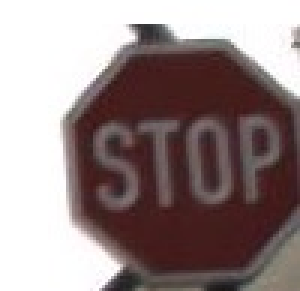
#> input picture simulation/pics/stop95.jpg, 100 x 97 px (shown 3 times larger)
$ python -i acm.py   (imports and definitions only)   (older library calls are emulated)
#> lines starting #> are read from the running program, lines starting #| are printed output that depends on the picture; after the words box and inside, x2 and y2 are one past the last pixel; in counts of white or black regions, pixels touching at a corner belong together
# For finding all files in a directory
from scipy import ndimage
from scipy import misc
import numpy as np
import math
from numpy import linalg
from gtsrb import *

# Euclidean distance between the color of a pixel and a specified color
def distance(pixel, color):
    return np.linalg.norm(pixel-color)

# Find pixels with color in a specified color range
def get_colored_region(image,colors,radii):
    X, Y, z = image.shape
    new_img = np.zeros((X,Y))
    for x in xrange(X):
        for y in xrange(Y):
            for i in xrange(len(colors)):
                if distance(image[x,y],colors[i]) < radii[i]:
                    new_img[x,y] = 1
    return new_img.astype(np.int)

# Find center of object
def get_center_of_mass(image):
    x, y = image.shape
    m = image.astype(np.float)
    m = m / max(np.sum(m),1)
    dx, dy = np.sum(m,1), np.sum(m,0)
    cx, cy = np.sum(dx * np.arange(x)), np.sum(dy * np.arange(y))
    return int(math.ceil(cx)), int(math.ceil(cy))

# Find size of object
def get_size(image):
    x, y = image.shape
    m = image.astype(np.int)
    sx = np.sum(m,1)
    sy = np.sum(m,0)
    w, h = max(sx), max(sy)
    size = int(math.ceil((w+h)/2))
    return size

def dilate(img, structure):
    x, y = structure.shape
    x, y = int((x-1)/2), int((y-1)/2)
    X, Y = img.shape
    R, C = X+(2*x), Y+(2*y)
    new_img = np.zeros((R, C))
    new_img[x:R-x, y:C-y] = img.astype(np.int)
    temp = new_img.copy()
    for c in xrange(y, C-y):
        for r in xrange(x, R-x):
            if img[r-x][c-y] == 1:
                new_img[(r-x):(r+x+1), (c-y):(c+y+1)] = new_img[(r-x):(r+x+1),(c-y):(c+y+1)]+structure
#                new_img[(r-x):(r+x+1), (c-y):(c+y+1)] += structure
    new_img = new_img[x:(R-x), y:(C-y)]
    return new_img.astype(np.bool_)

def dilation(image, structure, iterations=1):
    if iterations == 1:
        return dilate(image.astype(np.bool_),structure)
    else:
        result = dilate(image.astype(np.bool_),structure)
        for it in xrange(iterations-1):
            result = dilate(result, structure)
        return result

# Get coordinates of object
def get_coords(seg_img):
    struct = np.ones((3,3))
    #img = ndimage.binary_dilation(seg_img, struct, 3)
    img = dilation(seg_img, struct, 3).astype(np.int)
    img = ndimage.binary_fill_holes(img)
    structure1 = np.ones((5,5))
    res=ndimage.binary_hit_or_miss(img,structure1=structure1,origin1=0).astype(np.int)
    center = get_center_of_mass(res)
    dim = get_size(res)
    return [center[0]-dim,center[0]+dim,center[1]-dim,center[1]+dim]

def crop(image, coords):
    return image[coords[0]:coords[1],coords[2]:coords[3]]

def preprocessing(image, colors, radii, scale):
    x,y,z = image.shape
    img = misc.imresize(image, (int(x/scale), int(y/scale)))
    img = get_colored_region(img,colors,radii)
    cv2.imshow('thresh', img)
    if np.sum(img) > 30: # random
        coords = get_coords(img)
        try:
            coords = np.multiply(coords, scale)
            res = crop(image, coords)
            return misc.imresize(res, (32,32))
        except ValueError:
            return np.zeros((2,2))
    else: return np.zeros((2,2))

in_path = "pics/in/"
out_path = "pics/out/"

red = np.array([123,34,30])
#blue = np.array([25,50,110])
blue = np.array([21,42,95])
radii = [30, 45]
colors = [red, blue]


##### Ane's color magic ends here #####


import cv2
import timeit
import ctypes


# Load bridge to C++
# bridge = ctypes.cdll.LoadLibrary('./misc/test_queue.so')

# Initialize video capture with camera at index
# [1 line not run here, left out]

# Counters for timers and filenames
frame_count = 0

# How will the window be handled?
frame_send = False
frame_save = False
frame_draw = False

# Resolution, fps, crop.
w = 432
h = 240
fps = 5
ch = int(h * 0.75)
cw = int(w * 0.5)

# Save initial image from framing and reference
# [21 lines not run here, left out]

time_per_frame = timeit.default_timer()

# Normally the loop would just be while(True), but it's easier to time a set amount.
frame_cap = 500

if frame_save:
    frame_cap = 1

def rotateImage(image, angle):
    center = tuple(np.array(image.shape)[:2]/2) # 2d !
    rot_mat = cv2.getRotationMatrix2D(center,angle,1.0)
    result = cv2.warpAffine(image, rot_mat, image.shape[:2],flags=cv2.INTER_LINEAR)

    return result


# [56 lines not run here, left out]
time_per_frame = (timeit.default_timer() - time_per_frame)


'''

# If we want to send the window as an array to our given C++ function.
if frame_send:
    frame_reshaped = window.reshape(-1)
    frame_output = (ctypes.c_int * len(frame_reshaped))(*frame_reshaped) # This line is EXTREMELY slow
    bridge.iterate_input(frame_output)

# If generating .jpg testdata, save every window as a file.
# Surprisingly gentle on performance.
if frame_save:
    cv2.imwrite('./img/test/f{}_p{}_w{}.jpg'.format(frame_count, pyr_count, win_count), window)

# Sometimes it can be helpful to see the windows visualized.
# Not a performance hit, but wildly distracting and glitchy
if frame_draw:
    cv2.rectangle(resized_frame, (x, y), (x + winW, y + winH), (0, 255, 0), 2)
    cv2.imshow("Preview", resized_frame)
    cv2.waitKey(1)

'''

# When everything done, release the capture
# [14 lines not run here, left out]

>>> import cv2
>>> picture = cv2.imread('pics/stop95.jpg', cv2.IMREAD_GRAYSCALE)
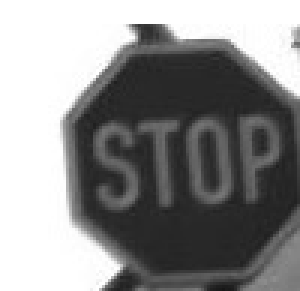
#> picture: shape (97, 100) (shown 3 times larger); min 22, max 255, mean 140.4
>>> result = get_coords(picture)
#> in dilate, `new_img[x:R-x, y:C-y] = img.astype(np.int)`:
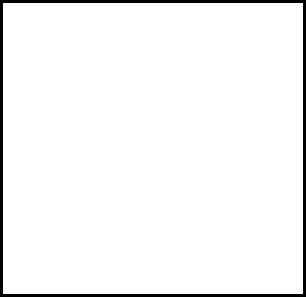
#> new_img: shape (99, 102) float64 (shown 3 times larger); values 0 (black) and 1 (white), 96.1% white; black in thin lines or dots
#> after the loop in dilate, `for c in xrange(y, C-y):`:
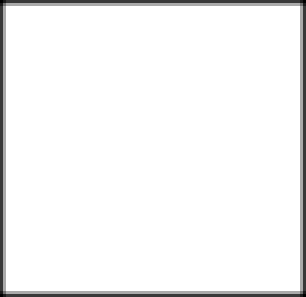
#> new_img: shape (99, 102) float64 (shown 3 times larger); min 1, max 10, mean 9.61; drawn with min black and max white
#> in dilate, `new_img = new_img[x:(R-x), y:(C-y)]`:
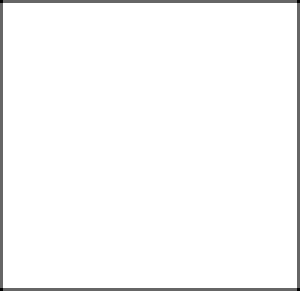
#> new_img: shape (97, 100) float64 (shown 3 times larger); min 5, max 10, mean 9.88; drawn with min black and max white
#> in dilate, `return new_img.astype(np.bool_)`: returned value: shape (97, 100) bool; every value is 1
#> in get_coords, `img = dilation(seg_img, struct, 3).astype(np.int)`: img: shape (97, 100) int64; every value is 1
#> in get_coords, `res=ndimage.binary_hit_or_miss(img,structure1=structure1,origin1=0).as..`:
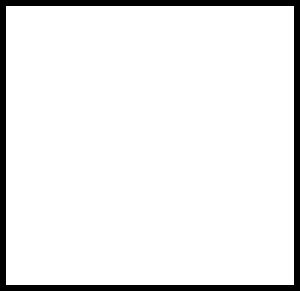
#> res: shape (97, 100) int64 (shown 3 times larger); values 0 (black) and 1 (white), 92% white; 1 black region, box (x1, y1, x2, y2) and area: (0, 0, 100, 97) 772
#> in get_center_of_mass, `dx, dy = np.sum(m,1), np.sum(m,0)`: dx = 97 values, max 0.0108 at index 2, min 0 at index 0, mean 0.0103; dy = 100 values, max 0.0104 at index 2, min 0 at index 0, mean 0.01
#> in get_center_of_mass, `cx, cy = np.sum(dx * np.arange(x)), np.sum(dy * np.arange(y))`: cx = 48; cy = 49.5
#> in get_coords, `center = get_center_of_mass(res)`: center = (48, 50)
#> in get_size, `sx = np.sum(m,1)`: sx = 97 values, max 96 at index 2, min 0 at index 0, mean 92.04
#> in get_size, `sy = np.sum(m,0)`: sy = 100 values, max 93 at index 2, min 0 at index 0, mean 89.28
#> in get_size, `w, h = max(sx), max(sy)`: w = 96; h = 93
#> in get_size, `size = int(math.ceil((w+h)/2))`: size = 95
#> result = [-47, 143, -45, 145]
